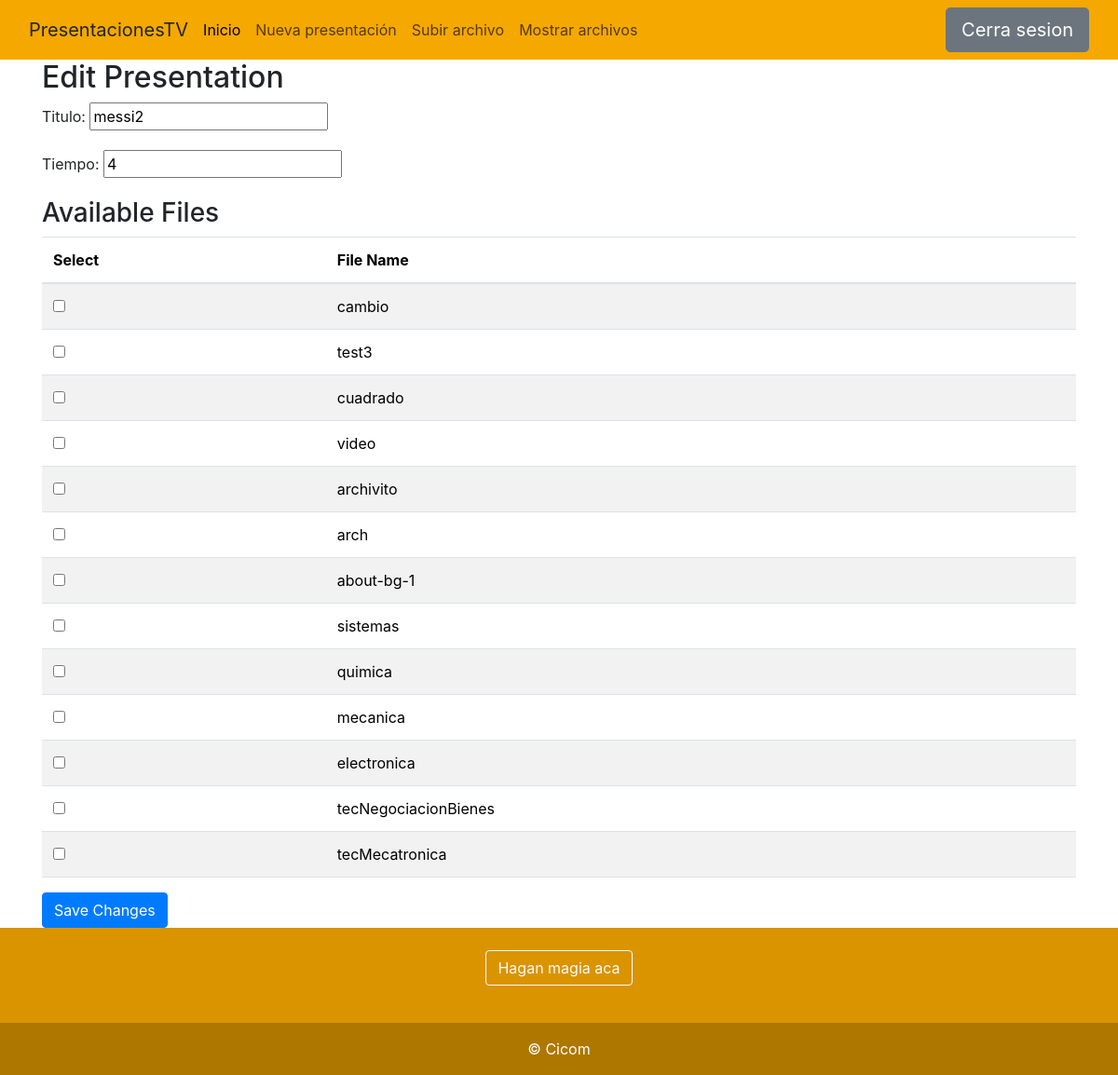
Screenshot of /presentacion-edit/75/ (signed in) with the database file from the repository.
### ImagenesApp/models.py (models this page shows, shortened)
class Presentacion(models.Model):
    titulo = models.CharField(max_length=100)
    archivos = models.ManyToManyField(Archivo, through='DetallePresentacion')
    tiempo = models.IntegerField(default=20)

class Archivo(models.Model):
    nombre = models.CharField(max_length=255)
    archivo = models.FileField(upload_to='archivos/')  # Ajusta la carpeta según tus necesidades
    es_video = models.BooleanField(default=False)

### ImagenesApp/views.py (the view, shortened to what this page needs)
# urls.py: path('presentacion-edit/<int:pk>/', views.PresentacionEditView.as_view(), name='presentacion-edit'),
@method_decorator(login_required, name='dispatch')
class PresentacionEditView(UpdateView):
    model = Presentacion
    template_name = 'ImagenesApp/presentacion_edit.html'
    fields = ['titulo', 'tiempo']
    def get_context_data(self, **kwargs):
        context = super().get_context_data(**kwargs)
        context['archivos_disponibles'] = Archivo.objects.exclude(detallepresentacion__presentacion=self.object)
        return context

### ImagenesApp/templates/ImagenesApp/presentacion_edit.html (shortened to what this page needs)
{% extends "base.html" %}
{% block content %}
  <div class="container">
    <h2>Edit Presentation</h2>
    <form method="post" enctype="multipart/form-data">
      <div class="form-group">
        <label for="{{ form.titulo.id_for_label }}">Titulo:</label>
        {{ form.titulo }}
      </div>
      <div class="form-group">
        <label for="{{ form.tiempo.id_for_label }}">Tiempo:</label>
        {{ form.tiempo }}
      </div>
      <h3>Available Files</h3>
      <table class="table table-striped">
        <thead>
          <tr>
            <th>Select</th>
            <th>File Name</th>
          </tr>
        </thead>
        <tbody>
          {% for archivo in archivos_disponibles %}
            <tr>
              <td>
                <input type="checkbox" name="archivos[]" value="{{ archivo.id }}">
              </td>
              <td>{{ archivo.nombre }}</td>
            </tr>
          {% endfor %}
        </tbody>
      </table>
      <input type="submit" class="btn btn-primary" value="Save Changes">
    </form>
  </div>
{% endblock %}

### rows the page displays
Presentacion: titulo "messi2", tiempo "4"
Archivo: nombre "cambio"
Archivo: nombre "test3"
Archivo: nombre "cuadrado"
Archivo: nombre "video"
Archivo: nombre "archivito"
Archivo: nombre "arch"
Archivo: nombre "about-bg-1"
Archivo: nombre "sistemas"
Archivo: nombre "quimica"
Archivo: nombre "mecanica"
Archivo: nombre "electronica"
Archivo: nombre "tecNegociacionBienes"
Archivo: nombre "tecMecatronica"
